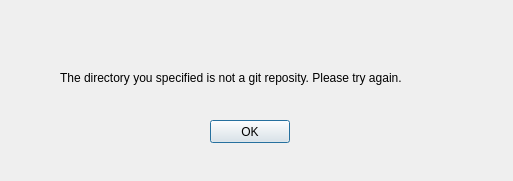
<?xml version="1.0" encoding="UTF-8"?>
<ui version="4.0">
 <class>gitErrorDialog</class>
 <widget class="QDialog" name="gitErrorDialog">
  <property name="geometry">
   <rect>
    <x>0</x>
    <y>0</y>
    <width>513</width>
    <height>181</height>
   </rect>
  </property>
  <property name="windowTitle">
   <string>Dialog</string>
  </property>
  <widget class="QLabel" name="label">
   <property name="geometry">
    <rect>
     <x>60</x>
     <y>70</y>
     <width>391</width>
     <height>16</height>
    </rect>
   </property>
   <property name="text">
    <string>The directory you specified is not a git reposity. Please try again.</string>
   </property>
  </widget>
  <widget class="QPushButton" name="pushButton">
   <property name="geometry">
    <rect>
     <x>210</x>
     <y>120</y>
     <width>80</width>
     <height>23</height>
    </rect>
   </property>
   <property name="text">
    <string>OK</string>
   </property>
  </widget>
 </widget>
 <resources/>
 <connections>
  <connection>
   <sender>pushButton</sender>
   <signal>clicked()</signal>
   <receiver>gitErrorDialog</receiver>
   <slot>close()</slot>
   <hints>
    <hint type="sourcelabel">
     <x>254</x>
     <y>130</y>
    </hint>
    <hint type="destinationlabel">
     <x>366</x>
     <y>129</y>
    </hint>
   </hints>
  </connection>
 </connections>
</ui>
